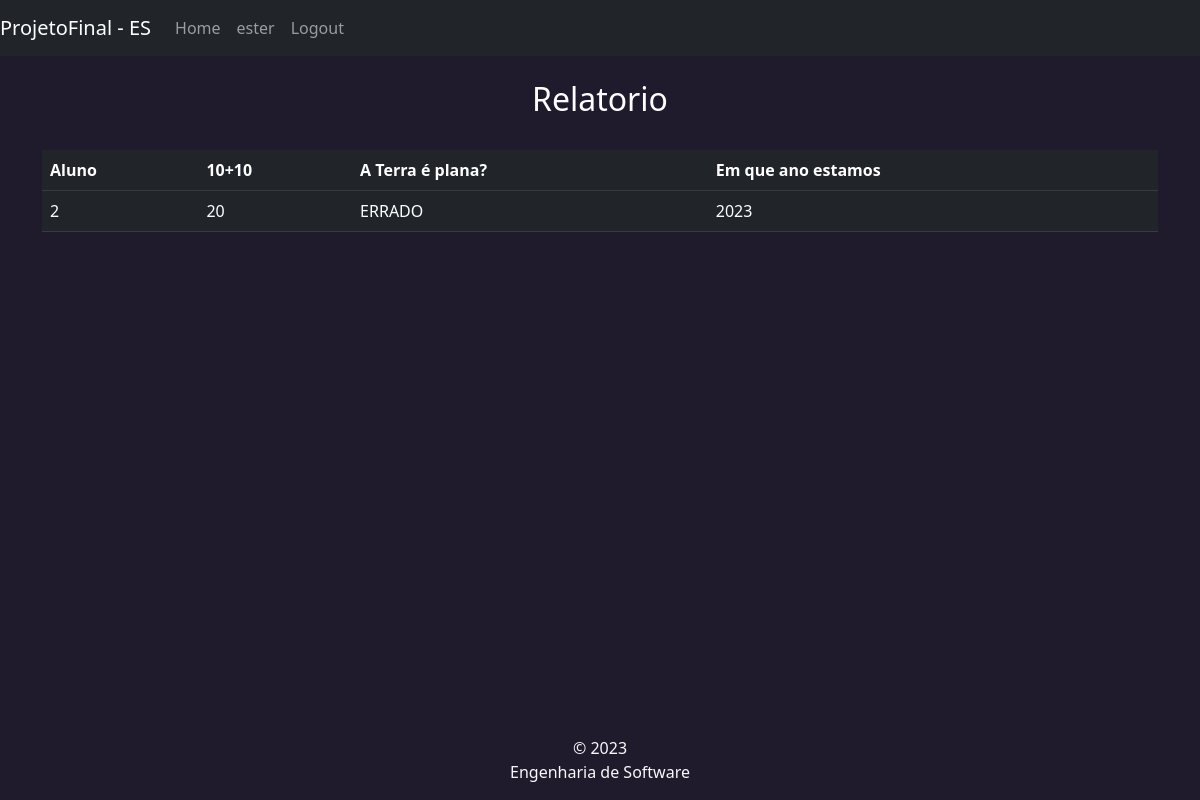
Screenshot of /exames/relatorio/1 (signed in) with the database file from the repository.
### app/models/tables.py (models this page shows)
class User(db.Model, UserMixin):
    id = db.Column(Integer, primary_key=True)
    username = db.Column(String(9), nullable=False, unique=True)
    email = db.Column(String(150), nullable=False, unique=True)
    password = db.Column(db.String(80), nullable=False)
    professor = db.Column(db.Boolean,nullable=False)

class Questao(db.Model):
    __tablename__ = 'questoes'
    id = Column(Integer, primary_key=True)
    tipo = Column(Enum('ME', 'CE', 'CA'), nullable=False)
    enunciado = Column(String(255), nullable=False)
    correta = Column(String(255))
    alternativas:  Mapped[list["Alternativa"]] = relationship(back_populates="questao")

class RespotasExameUser(db.Model):
    __tablename__ = 'respostas_exame'
    id = Column(Integer, primary_key=True)
    exame_id: Mapped["Exame"] = mapped_column(ForeignKey("exames.id"))
    user_id: Mapped["User"] = mapped_column(ForeignKey("user.id"))
    respostas:  Mapped[list["RespostasQuestoes"]] = relationship(back_populates="resposta")
    exame: Mapped["Exame"] = relationship(foreign_keys="RespotasExameUser.exame_id")
    user: Mapped["User"] = relationship(foreign_keys="RespotasExameUser.user_id")

class RespostasQuestoes(db.Model):
    __tablename__ = 'respostas_questoes'
    id = Column(Integer, primary_key=True)
    resposta_user = Column(String)
    questao_id: Mapped["Questao"] = mapped_column(ForeignKey("questoes.id"))
    reposta_exame_id: Mapped["RespotasExameUser"] = mapped_column(ForeignKey("respostas_exame.id"))
    questao: Mapped["Questao"] = relationship(foreign_keys="RespostasQuestoes.questao_id")
    resposta: Mapped["RespotasExameUser"] = relationship(foreign_keys="RespostasQuestoes.reposta_exame_id")

### app/controllers/routes.py (the view)
@app.route("/exames/relatorio/<id>",methods=['GET'])
@login_required
def exames_relatorio(id):
    questao_exames = QuestaoExame.query.filter_by(exame_id=id).all()
    questoes = list()
    for q in questao_exames:
        questoes.append(Questao.query.filter_by(id=q.questao_id).first().enunciado)
    respostas = RespotasExameUser.query.filter_by(exame_id=id).all()
    return render_template('exames_relatorio.html', questoes=questoes, respostas=respostas)

### app/controllers/routes.py (called while the page is built)
@login_manager.user_loader
def load_user(user_id):
    return User.query.get(int(user_id))

### app/templates/exames_relatorio.html (shortened to what this page needs)
{% extends "base.html" %}
{% block content %}
<h2 class="text-center">Relatorio</h2>
<br>
<table class="table table-dark">
    <th>Aluno</th>
    {% for q in questoes %}
    <th>{{ q }}</th>
    {% endfor %}
    {% for r in respostas %}
    <tr>
        <td>{{ r.user_id }}</td>
        {% for u in r.respostas %}
        <td>{{ u.resposta_user }}</td>
        {% endfor %}
    </tr>
    {% endfor %}
</table>
{% endblock %}

### app/templates/base.html (shortened to what this page needs)
<!DOCTYPE html>
<html lang="en">
<head>
    <link rel="stylesheet" href="/static/bootstrap-5.3.0-dist/css/bootstrap.min.css" />
</head>
<body style="background: #201b2c; color: white">
    <nav class="navbar navbar-expand-lg navbar-dark bg-dark">
        <a class="navbar-brand" href="#"> ProjetoFinal - ES </a>
        <div class="collapse navbar-collapse" id="navbarNav">
        <ul class="navbar-nav">
            <li class="nav-item active">
                <a class="nav-link" href="/user">Home</a>
            </li>
            {% if current_user.anoynumous %}
            {% else %}
            <li class="nav-item active">
                <a class="nav-link" href="">{{current_user.username }}</a>
            </li>
            <li class="nav-item active">
                <a class="nav-link" href="{{ url_for('logout') }}">Logout</a>
            </li>
            {% endif %}
        </ul>
        </div>
    </nav>
    <div class="d-flex mt-4">
        <div class="container">
        {% block content %}{% endblock %}
        </div>
    </div>
    <footer class="footer fixed-bottom mt-auto py-3 text-light">
        <div class="container text-center">
            <span>
                &copy; 2023 <br/>
                Engenharia de Software
            </span>
        </div>
    </footer>
</body>
</html>

### rows the page displays
User: username "ester"
Questao: enunciado "10+10"
Questao: enunciado "A Terra é plana?"
Questao: enunciado "Em que ano estamos"
RespotasExameUser: user_id "2"
RespostasQuestoes: resposta_user "20"
RespostasQuestoes: resposta_user "ERRADO"
RespostasQuestoes: resposta_user "2023"
